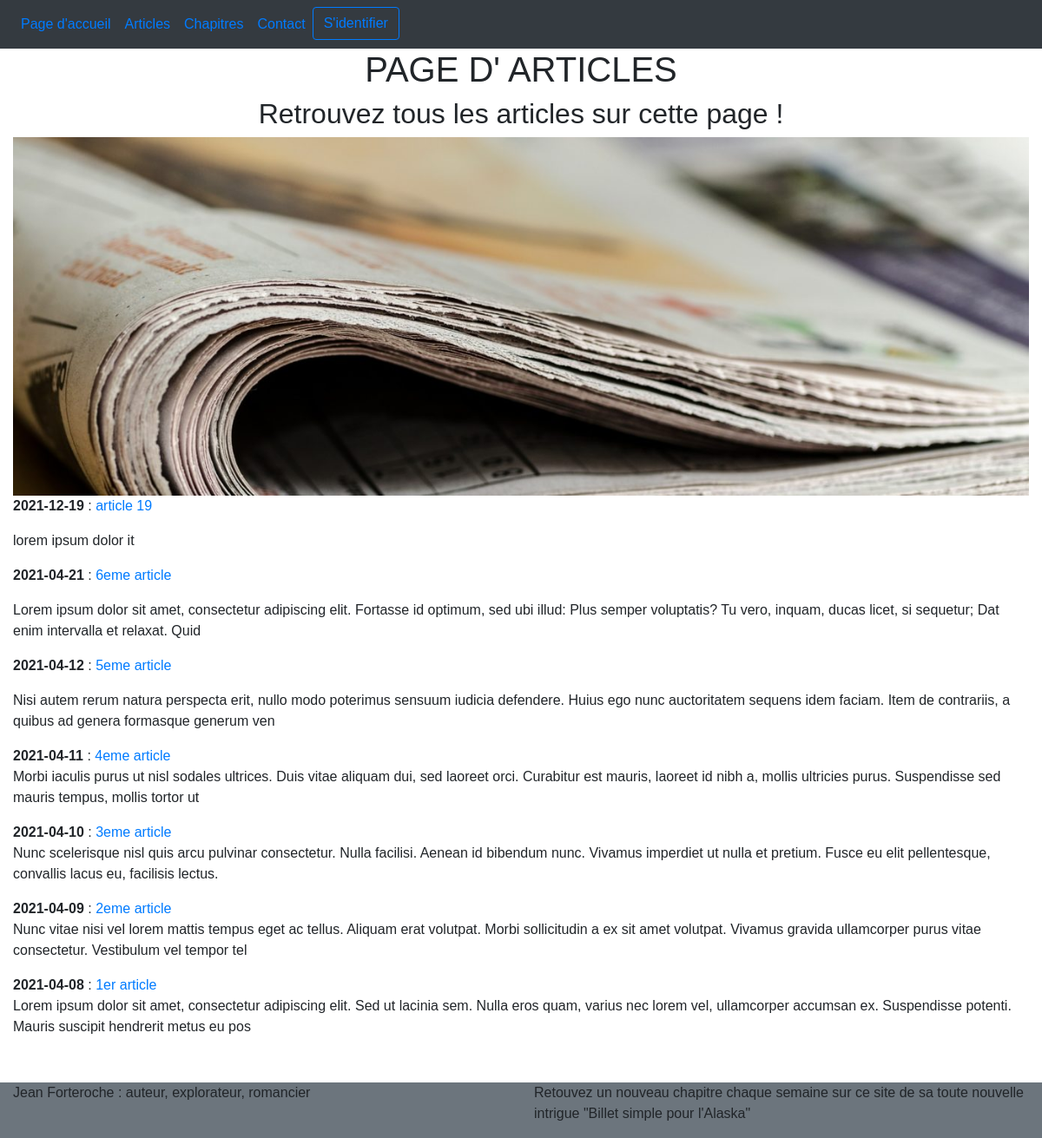
The page /index.php?action=articles on the database its author committed.
### tables this page shows
CREATE TABLE `articles` (
  `id` int(11) NOT NULL,
  `date_publication` date NOT NULL,
  `titre` varchar(30) NOT NULL,
  `contenu` text NOT NULL
);

### model/article_manager.php (called while the page is built, shortened)
<?php
class ArticleManager extends Manager {
    public function getAllArticles() {
        $db = $this -> dbconnect();
        $req = $db -> query("SELECT id, date_publication, titre, SUBSTRING(contenu, 1, 200) AS contenu FROM articles ORDER BY date_publication DESC");
        return $req;
    }
}
?>

### controller/article_controller.php (called while the page is built, shortened)
<?php
require_once('model/article_manager.php');
class ArticleController {
            ?>
            <?php
    public function afficheAllArticles() {
        $articleManager = new ArticleManager;
        $reponse = $articleManager -> getAllArticles();
        $reponse -> execute();
        return($reponse);
    }
}
?>

### view/articles.php (the view, shortened to what this page needs)
    <h1 class="text-center">PAGE D' ARTICLES </h1>
    <h2 class="text-center">Retrouvez tous les articles sur cette page !</h2>
    <img src='./public/images/article.jpg' class="img-responsive col-lg-12 " alt="page de journal" />
    <div class="container-fluid">
        <div class="row">
            <div class="col-12">
                <?php
                    while($donnes = $reponse -> fetch())  {
                ?>
                <p>
                    <strong><?php echo $donnes['date_publication']; ?></strong> : <a href="../Projet4/index.php?action=currentArticle&id=<?php echo $donnes['id'] ?>" > <?php echo $donnes['titre']; ?></a> <br/>
                    <?php echo $donnes['contenu']; ?>
                </p>
                <?php
                    }
                ?>
            </div>
        </div>
    </div>
<?php require('template.php'); ?>

### public/css/style.css (style rules this page uses)
* { box-sizing: border-box }
body { font-family: Verdana, sans-serif; margin:0 }
img { vertical-align: middle; }

### rows shown on the page
articles: date_publication "2021-12-19", titre "article 19", contenu "lorem ipsum dolor it"
articles: date_publication "2021-04-21", titre "6eme article", contenu "Lorem ipsum dolor sit amet, consectetur adipiscing elit. Fortasse id optimum, sed ubi illud: Plus semper voluptatis? Tu vero, inquam, ducas licet, si sequetur; Dat enim intervalla et relaxat. Quid"
articles: date_publication "2021-04-12", titre "5eme article", contenu "Nisi autem rerum natura perspecta erit, nullo modo poterimus sensuum iudicia defendere. Huius ego nunc auctoritatem sequens idem faciam. Item de contrariis, a quibus ad genera formasque generum ven"
articles: date_publication "2021-04-11", titre "4eme article", contenu "Morbi iaculis purus ut nisl sodales ultrices. Duis vitae aliquam dui, sed laoreet orci. Curabitur est mauris, laoreet id nibh a, mollis ultricies purus. Suspendisse sed mauris tempus, mollis tortor ut"
articles: date_publication "2021-04-10", titre "3eme article", contenu "Nunc scelerisque nisl quis arcu pulvinar consectetur. Nulla facilisi. Aenean id bibendum nunc. Vivamus imperdiet ut nulla et pretium. Fusce eu elit pellentesque, convallis lacus eu, facilisis lectus."
articles: date_publication "2021-04-09", titre "2eme article", contenu "Nunc vitae nisi vel lorem mattis tempus eget ac tellus. Aliquam erat volutpat. Morbi sollicitudin a ex sit amet volutpat. Vivamus gravida ullamcorper purus vitae consectetur. Vestibulum vel tempor tel"
articles: date_publication "2021-04-08", titre "1er article", contenu "Lorem ipsum dolor sit amet, consectetur adipiscing elit. Sed ut lacinia sem. Nulla eros quam, varius nec lorem vel, ullamcorper accumsan ex. Suspendisse potenti. Mauris suscipit hendrerit metus eu pos"
